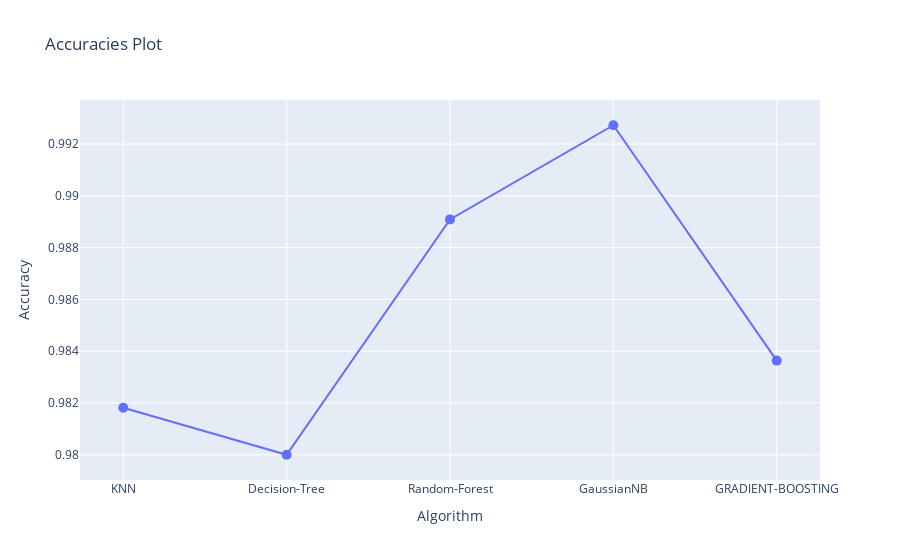

Source (notebook cell):
### Code cell
import plotly.graph_objects as go
# Assuming you have a list of accuracies
accuracies = [acc1, acc2, acc3,acc4,acc6]
algorithms = ['KNN', 'Decision-Tree', 'Random-Forest','GaussianNB','GRADIENT-BOOSTING']
# Creating the plot
fig = go.Figure(data=go.Scatter(x=algorithms, y=accuracies, mode='markers+lines', marker=dict(symbol='circle', size=10), line=dict(width=2)))
# Adding titles and labels
fig.update_layout(title='Accuracies Plot', xaxis_title='Algorithm', yaxis_title='Accuracy')
# Displaying the plot
fig.show()

### Figure 1 — Plotly figure (JSON) as saved in the notebook; plotly's stock layout.template omitted (floating-point values rounded to 4 significant figures)
{"data": [{"line": {"width": 2}, "marker": {"size": 10, "symbol": "circle"}, "mode": "markers+lines", "type": "scatter", "x": ["KNN", "Decision-Tree", "Random-Forest", "GaussianNB", "GRADIENT-BOOSTING"], "y": [0.9818, 0.98, 0.9891, 0.9927, 0.9836]}], "layout": {"title": {"text": "Accuracies Plot"}, "xaxis": {"title": {"text": "Algorithm"}}, "yaxis": {"title": {"text": "Accuracy"}}}}
